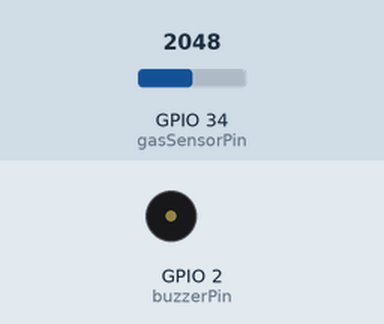
Recording of a sketch running on a simulated ESP32. Parts: buzzer (waves = sounding, pin HIGH). Inputs (shaded band) come from the test bench; at power-on: GPIO 34 (gasSensorPin) = 2048. What the sketch prints to the serial monitor is not drawn.

Above: at 16.2 s.
16.3 s: GPIO 34 (gasSensorPin) set to 2144
18.2 s: GPIO 34 (gasSensorPin) set to 2234
At 19.8 s:
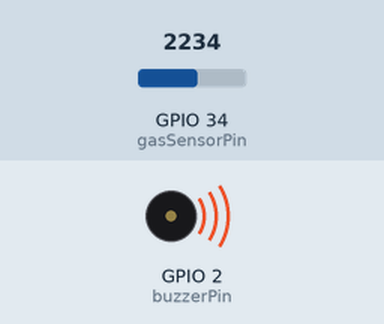
20.5 s: GPIO 34 (gasSensorPin) set to 2047
At 21.3 s:
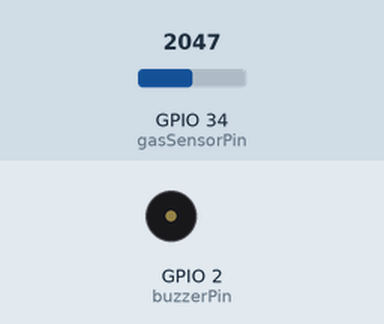
22.5 s: GPIO 34 (gasSensorPin) set to 2866
At 24.1 s:
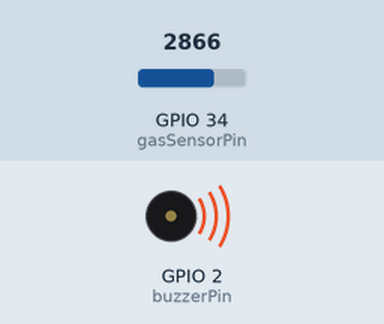
Timing chart, 0 to 25.5 s (numbered marks = the images above; inputs shaded):
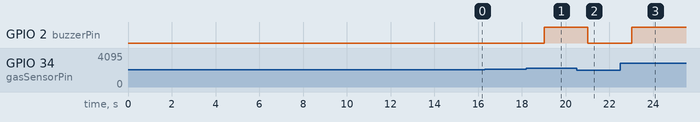

The sketch:

gas_detection_system.ino
```cpp
// Define the GPIO pins for the components
const int gasSensorPin = 34; // MQ-2 analog output (A0)
const int buzzerPin = 2;     // Active buzzer connected to GPIO 2

// Variables for sensor reading and calibration
int gasValue = 0;
int baselineReadings[20]; // Array to store 20 readings for averaging
int sensorBaseline = 0;   // The calculated average baseline
const int gasThresholdOffset = 150; // Set the alarm threshold 150 points above baseline

void setup() {
  Serial.begin(115200);
  Serial.println("ESP32 Gas Sensing System Initializing...");

  pinMode(buzzerPin, OUTPUT);
  digitalWrite(buzzerPin, LOW); // Ensure buzzer is off initially

  Serial.println("Calibrating sensor in fresh air... Do not expose to gas.");
  Serial.println("Please wait 10 seconds...");

  // Perform initial calibration
  calibrateSensor();

  Serial.print("Calibration complete. Sensor baseline set at: ");
  Serial.print(sensorBaseline);
  Serial.print(". Threshold set at: ");
  Serial.println(sensorBaseline + gasThresholdOffset);
  Serial.println("System ready. Monitoring gas levels...");
}

void loop() {
  // Read the analog value from the MQ-2 sensor input pin (A0)
  gasValue = analogRead(gasSensorPin);

  // Print the sensor data to the serial monitor for debugging
  Serial.print("Raw Gas Sensor Value: ");
  Serial.println(gasValue);

  // Check if the gas concentration exceeds the dynamically set threshold
  if (gasValue > (sensorBaseline + gasThresholdOffset)) {
    // If threshold is exceeded, sound the buzzer
    Serial.println("!!! ☢️Gas Detected: ALARM !!!");
    digitalWrite(buzzerPin, HIGH); // Turn the buzzer on
  } else {
    // Otherwise, keep the buzzer off
    digitalWrite(buzzerPin, LOW); // Turn the buzzer off
  }

  // Add a delay before the next reading
  delay(1000); // Wait for 1 second
}

// Function to automatically calibrate the sensor baseline
void calibrateSensor() {
  // Allow the sensor to warm up initially
  delay(5000);

  long sum = 0;
  for (int i = 0; i < 20; i++) {
    baselineReadings[i] = analogRead(gasSensorPin);
    sum += baselineReadings[i];
    delay(500); // Wait between readings
    Serial.print(".");
  }

  // Calculate the average baseline
  sensorBaseline = sum / 20;
  Serial.println();
}
```

Measured:
- the behaviour switches between 2198 and 2199 on GPIO 34 (gasSensorPin) (found by bisection; images 0 and 1)
- after the input at 16.3 s, every drawn part: stays the same
- after the input at 18.2 s, GPIO 2 (buzzerPin): LOW → HIGH after 0.82 s
- after the input at 20.5 s, GPIO 2 (buzzerPin): HIGH → LOW after 0.52 s
- after the input at 22.5 s, GPIO 2 (buzzerPin): LOW → HIGH after 0.52 s
